Frame 1 (no input): blank canvas, image omitted
Frame 60 (the mouse pressed at the canvas centre just before this capture): blank canvas, image omitted
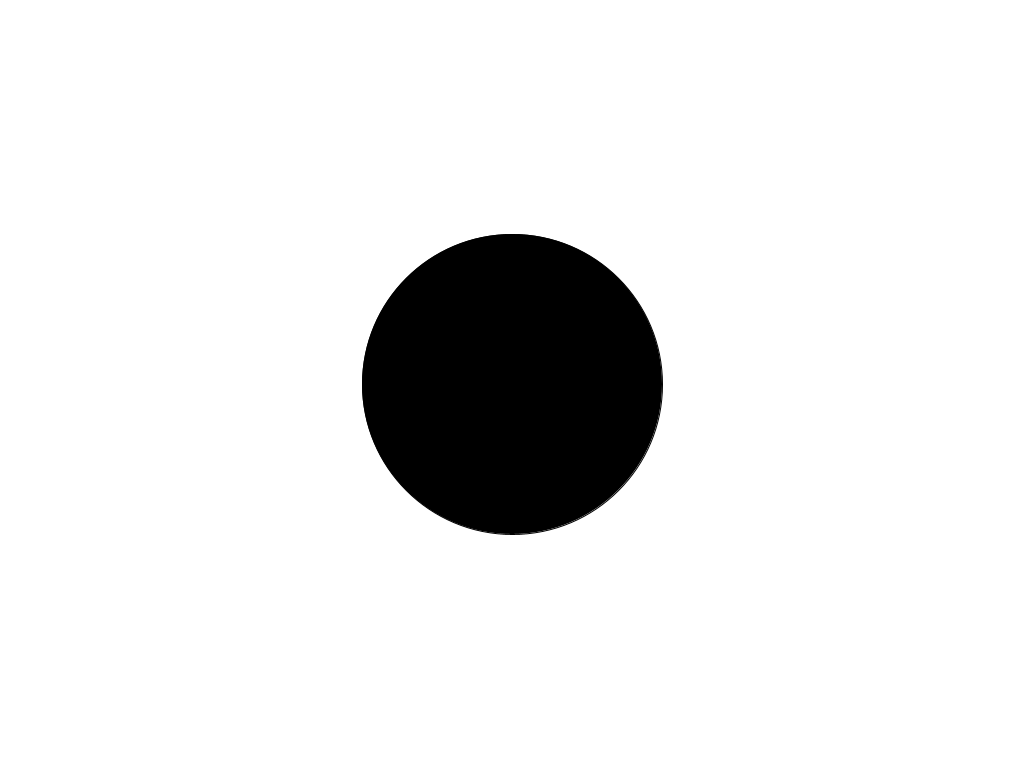
Frame 120 (the mouse held since frame 60 and released just before this capture)

The Processing sketch whose frames 1 and 60 were blank and that drew this single picture after the mouse press (run headless with seeded random() and noise(); from frame 60 on, the mouse is pressed at the canvas centre):

// Processing sketch: drawing1
// ── drawing1.pde
ArrayList<Circle> circlesContainer = new ArrayList<Circle>();

//----------------------
void setup() {
  size(1024, 768);
  
}


//----------------------
void draw() {
  background (255);
  
  for(int i = 0; i < circlesContainer.size(); i++) {
    
    Circle currentCircle = circlesContainer.get(i);
    currentCircle.draw();
  }
  
}

//----------------------
void mousePressed() {
  
  circlesContainer.add(new Circle(mouseX, mouseY));
  
  
}
// ── CircleBrush.pde
class Circle {
  
  float x;
  float y;
  float radius = 300;
  
  
  Circle (float _x, float _y) {
    x = _x;
    y = _y;
    
  }
  
  void draw() {
    
    fill(0);
    ellipse(x, y, radius, radius);
    
  }
  
}
